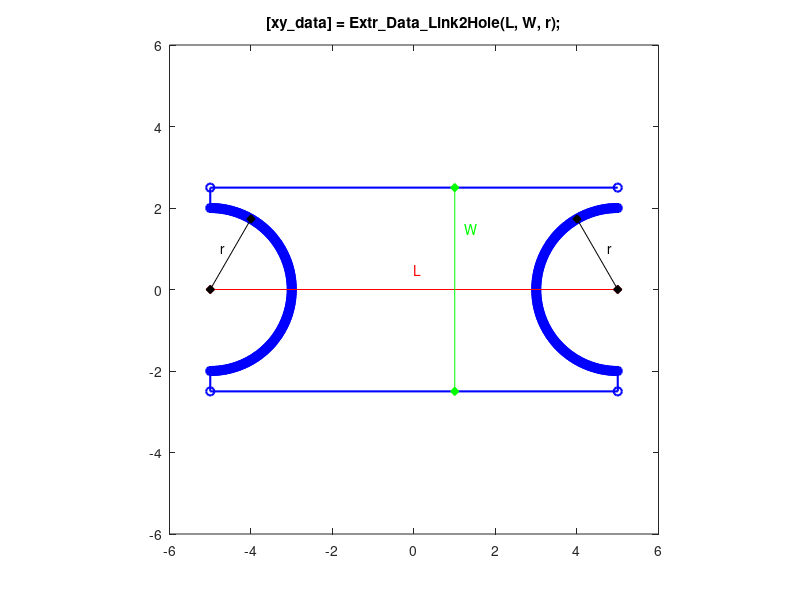

The MATLAB source for this figure:
function [xy_data] = Extr_Data_Link2Hole(L, W, r)
%Extr_Data_Link2Hole Produce extrusion data for a link with half a hole at each end.
%   [xy_data] = Extr_Data_Link2Hole(L, W, r)
%   This function returns x-y data for a link with half a hole at each end.
%   You can specify:
%       Length      L
%       Width       W
%       Hole radius r
%
%   To see a plot showing parameter values, enter the name
%   of the function with no arguments
%   >> Extr_Data_Link2Hole

% Copyright 2012 The MathWorks, Inc.

% DEFAULT DATA TO SHOW DIAGRAM
if (nargin == 0)
    L = 10;
    W = 5;
    r = 2;
end

top_xsec = [L/2 W/2; -L/2 W/2];
theta = (90:-1:-90)*pi/180;
left_semi_hole_xsec = [-L/2+r*cos(theta') r*sin(theta')];
bottom_xsec = [-L/2 -W/2; L/2 -W/2];
theta = (270:-1:90)*pi/180;
right_semi_hole_xsec = [L/2+r*cos(theta') r*sin(theta')];
xy_data = [ top_xsec; left_semi_hole_xsec; ...
                   bottom_xsec; right_semi_hole_xsec];
               
% PLOT DIAGRAM TO SHOW PARAMETERS AND EXTRUSION
if (nargin == 0)
    % PLOT EXTRUSION
    plot(xy_data(:,1),xy_data(:,2),'b-o','LineWidth',1.5);
    axis('square');
    axis([-6 6 -6 6]);
    
    % SHOW PARAMETERS
    hold on
    
    plot([-L/2 L/2],[0 0],'r-d','MarkerFaceColor','r');
    text(0,0.5,'{\color{red}L}');
    plot([1 1],[-W/2 W/2],'g-d','MarkerFaceColor','g');
    text(1.25,1.5,'{\color{green}W}');
    plot([-L/2 -L/2+r*sin(30*pi/180)],[0 r*cos(30*pi/180)],'k-d','MarkerFaceColor','k');
    text(-4.75,1,'r');
    plot([L/2 L/2-r*sin(30*pi/180)],[0 r*cos(30*pi/180)],'k-d','MarkerFaceColor','k');
    text(4.75,1,'r');

    title(['[xy\_data] = Extr\_Data\_Link2Hole(L, W, r);']);

    hold off
    clear xy_data
end